Frame 1 (no input): blank canvas, image omitted
Frame 60 (the mouse pressed at the canvas centre just before this capture): blank canvas, image omitted
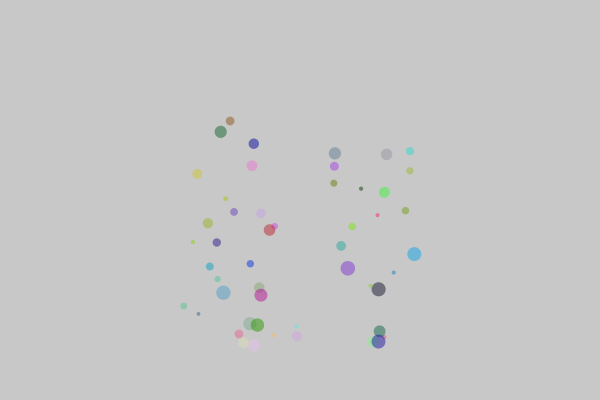
Frame 120 (the mouse held since frame 60 and released just before this capture)

The Processing sketch whose frames 1 and 60 were blank and that drew this single picture after the mouse press (run headless with seeded random() and noise(); from frame 60 on, the mouse is pressed at the canvas centre):

// Processing sketch: particulas02
// ── particulas02.pde
/* Exemplo de um sistema de partículas com lista dinâmica 'ArrayList' 
 * A classe grupoDeBolas contém uma lista de bolinhas da classe Bola
 * A festa é ArrayList de grupoDeBolas (uma lista de grupos de bolinhas)
 */

ArrayList<grupoDeBolas> festa; 

void setup() {
  size(600, 400);
  noStroke();
  festa = new ArrayList<grupoDeBolas>(); // festa é uma lista de grupos de bolas
}

void draw() {
  background(200);
  for (grupoDeBolas grupo : festa) {  // para cada lista da festa
    grupo.update();
  }

  for (int i = festa.size()-1; i >= 0; i--) {  // percorre a festa, do fim para o começo
    grupoDeBolas grupo = festa.get(i);  // pega um grupo
    if (grupo.bolas.size() == 0) {      // se o grupo estiver vazio
      festa.remove(i);                  // remove o grupo da festa
    }
  }
}

void mousePressed() {
  festa.add(new grupoDeBolas(mouseX, mouseY, 50));
}

class Bola {
  float x, y, vx, vy, tamanho;
  color cor;
  Bola(float px, float py, float tam_min, float tam_max) {
    x = px;
    y = py;
    tamanho = random(tam_min, tam_max);
    cor = color(random(255), random(255), random(255), 128);
    vx = random(-2, 2);
    vy = random(-2, 2);
  }
  void desenhar() {
    fill(cor);
    ellipse ( x, y, tamanho, tamanho);
  }
  void mover() {
    tamanho = tamanho * .995;
    x = x + vx;
    if (x < 0 || x > width) { 
      vx = -vx;
    }
    vy = vy + 0.02;
    y = y + vy;
    if (y < 0) { 
      vy = -vy;
    }
  }
}

class grupoDeBolas {
  ArrayList<Bola> bolas;  // lista de bolas do grupo
  // construtor
  grupoDeBolas(float px, float py, int num) {
    bolas = new ArrayList<Bola>();
    for (int i = 0; i < num; i++) {
      bolas.add(new Bola(px, py, 5, 20));
    }
  }

  void update() {
    for (Bola bola : bolas) {
      bola.desenhar();  
      bola.mover();
    }

    for (int i = bolas.size()-1; i >= 0; i--) { 
      Bola bola = bolas.get(i);
      if (bola.y > height) {
        bolas.remove(i);
      }
    }
  }
}
